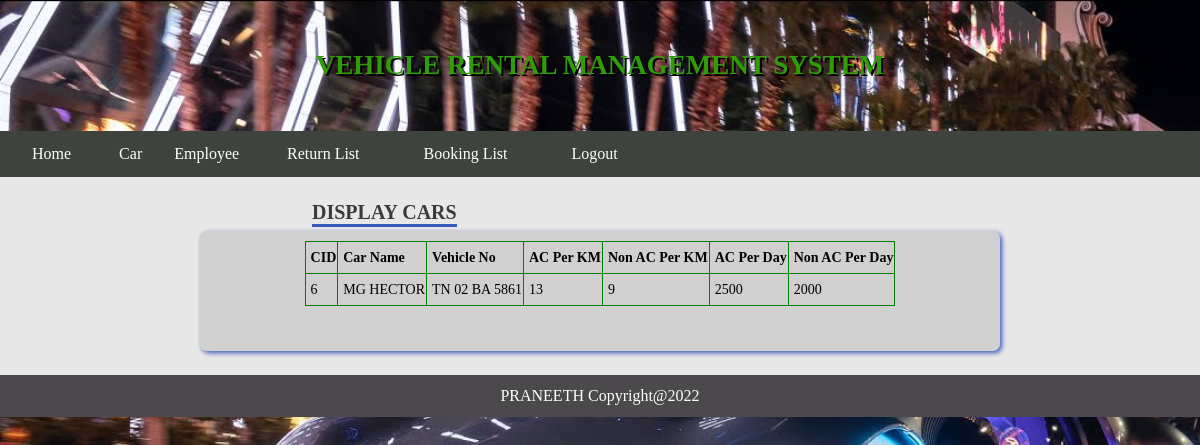
The app's page /displaycar.php with its own data.
### tables this page shows
CREATE TABLE `car` (
  `cid` int(11) NOT NULL,
  `cname` varchar(55) DEFAULT NULL,
  `v1` varchar(66) DEFAULT NULL,
  `v2` varchar(77) DEFAULT NULL,
  `v3` varchar(86) DEFAULT NULL,
  `v4` varchar(55) DEFAULT NULL,
  `v5` varchar(55) DEFAULT NULL,
  `v6` varchar(100) DEFAULT NULL,
  `st` int(11) DEFAULT 0
);

### displaycar.php (the view, shortened to what this page needs)
<html>
<head>
    <link href="StyleSheet.css" rel="stylesheet" />
</head>
<body>
    <?php
    include_once('header1.php');
    ?>
    <div class="content">
        <div id="head1">DISPLAY CARS</div>
        <div class="content1">
        <table border=1>
            <tr>
            <td><b>CID</b></td>
            <td><b>Car Name</b></td>
            <td><b>Vehicle No</b></td>
            <td><b>AC Per KM</b></td>
            <td><b>Non AC Per KM</b></td>
            <td><b>AC Per Day</b></td>
            <td><b>Non AC Per Day</b></td>
            </tr>
            <?php
            include_once('config.php');
            $sql = mysqli_query($mysqli, "SELECT * FROM car");
            while ($rs = mysqli_fetch_array($sql)) {
            ?>
            <tr>
            <td><?php echo $rs['cid']; ?></td>
            <td><?php echo $rs['cname']; ?></td>
            <td><?php echo $rs['v1']; ?></td>
            <td><?php echo $rs['v2']; ?></td>
            <td><?php echo $rs['v3']; ?></td>
            <td><?php echo $rs['v4']; ?></td>
            <td><?php echo $rs['v5']; ?></td>
            </tr>
                     <?php
            }
            ?>
        </table>
        </div>
    </div>
</body>
</html>
<?php
    include_once('footer.php');
    ?>

### StyleSheet.css (style rules this page uses)
* { margin:0px; }
.content { width: 96%; min-height: 100px; max-height: auto; padding:2%; background-color:#e9e8e8 ; font-family:Cambria; color:black; }
.content1 { margin-top:30px; width: 780px; min-height: 100px; max-height: auto; padding:10px; background-color:#D1D0D0 ; box-shadow: 2px 2px 5px #375BBC; border-radius:7px; border-color:#375BBC; border-width:10px; margin-left: auto; margin-right: auto; font-size:14px; }
table { margin-left: auto; margin-right: auto; }
#head1 { color: #3C3A3A; font-family: Cambria; border-bottom: 3px solid #375BBC; font-size:20px; font-weight:bold; min-width:20px; float:left; margin-left:25%; }
td { text-align: left; }
.content tr { height: 32px; }

### displaycar.php (style rules this page uses)
table { border-collapse: collapse; border: 1px solid green; }
table td { padding-left:5px; height:30px; font-size: 14px; }

### records on screen
car: cid "6", cname "MG HECTOR", v1 "TN 02 BA 5861", v2 "13", v3 "9", v4 "2500", v5 "2000"
